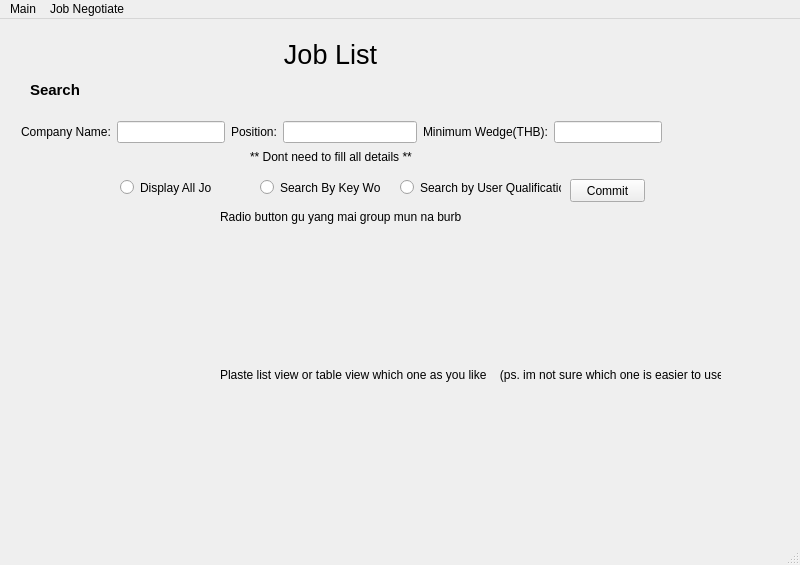
<?xml version="1.0" encoding="UTF-8"?>
<ui version="4.0">
 <class>MainWindow</class>
 <widget class="QMainWindow" name="MainWindow">
  <property name="geometry">
   <rect>
    <x>0</x>
    <y>0</y>
    <width>800</width>
    <height>565</height>
   </rect>
  </property>
  <property name="windowTitle">
   <string>MainWindow</string>
  </property>
  <widget class="QWidget" name="centralwidget">
   <widget class="QLabel" name="label">
    <property name="geometry">
     <rect>
      <x>220</x>
      <y>10</y>
      <width>221</width>
      <height>51</height>
     </rect>
    </property>
    <property name="font">
     <font>
      <pointsize>20</pointsize>
     </font>
    </property>
    <property name="text">
     <string>Job List</string>
    </property>
    <property name="alignment">
     <set>Qt::AlignCenter</set>
    </property>
   </widget>
   <widget class="QLabel" name="label_2">
    <property name="geometry">
     <rect>
      <x>30</x>
      <y>60</y>
      <width>81</width>
      <height>21</height>
     </rect>
    </property>
    <property name="font">
     <font>
      <pointsize>11</pointsize>
      <weight>75</weight>
      <bold>true</bold>
     </font>
    </property>
    <property name="text">
     <string>Search</string>
    </property>
   </widget>
   <widget class="QRadioButton" name="radioButton">
    <property name="geometry">
     <rect>
      <x>120</x>
      <y>160</y>
      <width>91</width>
      <height>17</height>
     </rect>
    </property>
    <property name="text">
     <string>Display All Job</string>
    </property>
   </widget>
   <widget class="QRadioButton" name="radioButton_2">
    <property name="geometry">
     <rect>
      <x>260</x>
      <y>160</y>
      <width>121</width>
      <height>17</height>
     </rect>
    </property>
    <property name="text">
     <string>Search By Key Word</string>
    </property>
   </widget>
   <widget class="QRadioButton" name="radioButton_3">
    <property name="geometry">
     <rect>
      <x>400</x>
      <y>160</y>
      <width>161</width>
      <height>17</height>
     </rect>
    </property>
    <property name="text">
     <string>Search by User Qualification</string>
    </property>
   </widget>
   <widget class="QLabel" name="label_6">
    <property name="geometry">
     <rect>
      <x>220</x>
      <y>190</y>
      <width>321</width>
      <height>16</height>
     </rect>
    </property>
    <property name="text">
     <string>Radio button gu yang mai group mun na burb</string>
    </property>
   </widget>
   <widget class="QPushButton" name="pushButton">
    <property name="geometry">
     <rect>
      <x>570</x>
      <y>160</y>
      <width>75</width>
      <height>23</height>
     </rect>
    </property>
    <property name="text">
     <string>Commit</string>
    </property>
   </widget>
   <widget class="QLabel" name="label_7">
    <property name="geometry">
     <rect>
      <x>220</x>
      <y>330</y>
      <width>501</width>
      <height>51</height>
     </rect>
    </property>
    <property name="text">
     <string>Plaste list view or table view which one as you like    (ps. im not sure which one is easier to use)</string>
    </property>
   </widget>
   <widget class="QLabel" name="label_8">
    <property name="geometry">
     <rect>
      <x>250</x>
      <y>130</y>
      <width>211</width>
      <height>16</height>
     </rect>
    </property>
    <property name="text">
     <string>** Dont need to fill all details **</string>
    </property>
   </widget>
   <widget class="QWidget" name="">
    <property name="geometry">
     <rect>
      <x>21</x>
      <y>101</y>
      <width>641</width>
      <height>24</height>
     </rect>
    </property>
    <layout class="QHBoxLayout" name="horizontalLayout_4">
     <item>
      <layout class="QHBoxLayout" name="horizontalLayout">
       <item>
        <widget class="QLabel" name="label_3">
         <property name="text">
          <string>Company Name:</string>
         </property>
        </widget>
       </item>
       <item>
        <widget class="QLineEdit" name="lineEdit"/>
       </item>
      </layout>
     </item>
     <item>
      <layout class="QHBoxLayout" name="horizontalLayout_2">
       <item>
        <widget class="QLabel" name="label_4">
         <property name="text">
          <string>Position:</string>
         </property>
        </widget>
       </item>
       <item>
        <widget class="QLineEdit" name="lineEdit_2"/>
       </item>
      </layout>
     </item>
     <item>
      <layout class="QHBoxLayout" name="horizontalLayout_3">
       <item>
        <widget class="QLabel" name="label_5">
         <property name="text">
          <string>Minimum Wedge(THB):</string>
         </property>
        </widget>
       </item>
       <item>
        <widget class="QLineEdit" name="lineEdit_3"/>
       </item>
      </layout>
     </item>
    </layout>
   </widget>
  </widget>
  <widget class="QMenuBar" name="menubar">
   <property name="geometry">
    <rect>
     <x>0</x>
     <y>0</y>
     <width>800</width>
     <height>21</height>
    </rect>
   </property>
   <widget class="QMenu" name="menuMain">
    <property name="title">
     <string>Main</string>
    </property>
    <addaction name="separator"/>
    <addaction name="actionLog_Out"/>
    <addaction name="separator"/>
    <addaction name="actionEdit_Profile"/>
    <addaction name="actionView_Profile"/>
    <addaction name="separator"/>
   </widget>
   <widget class="QMenu" name="menuJob_Negotiate">
    <property name="title">
     <string>Job Negotiate</string>
    </property>
    <addaction name="actionView_Sended_Job_Request"/>
    <addaction name="actionView_Reply_Tray"/>
   </widget>
   <addaction name="menuMain"/>
   <addaction name="menuJob_Negotiate"/>
  </widget>
  <widget class="QStatusBar" name="statusbar"/>
  <action name="actionLog_Out">
   <property name="text">
    <string>Log Out</string>
   </property>
  </action>
  <action name="actionEdit_Profile">
   <property name="text">
    <string>Edit Profile</string>
   </property>
  </action>
  <action name="actionView_Profile">
   <property name="text">
    <string>View Profile</string>
   </property>
  </action>
  <action name="actionView_Sended_Job_Request">
   <property name="text">
    <string>View Sended Job Request</string>
   </property>
  </action>
  <action name="actionView_Reply_Tray">
   <property name="text">
    <string>View Reply Tray</string>
   </property>
  </action>
 </widget>
 <resources/>
 <connections/>
</ui>
